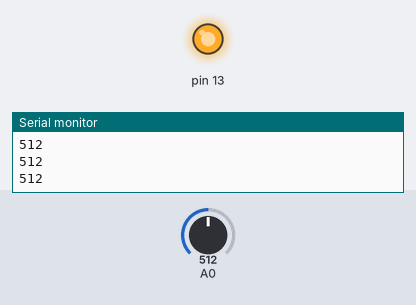
A sketch run on a simulated Arduino Uno, built with avr-gcc and run on an emulated ATmega328P. On the bench: output pins drawn as LEDs (lit = HIGH), the last lines printed to the serial monitor. The test bench sets the inputs (shaded band); at power-on: A0 = 512.

Above: at 1.2 s.
1.3 s: A0 set to 6
2.8 s: A0 set to 3
At 4.0 s:
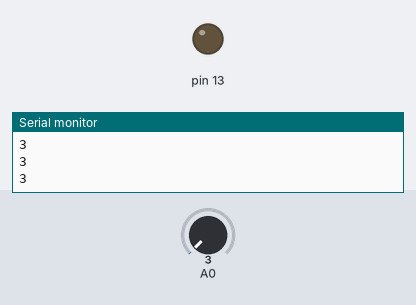
4.3 s: A0 set to 122
At 5.5 s:
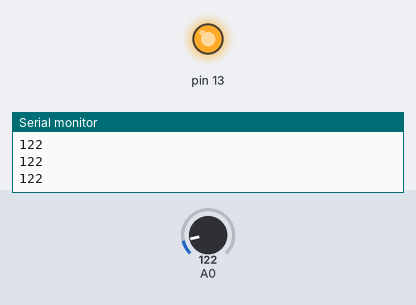
5.8 s: A0 set to 0
At 6.6 s:
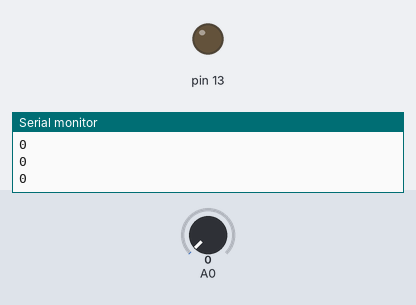
Timing chart, 0 to 8.3 s (numbered marks = the images above; inputs shaded):
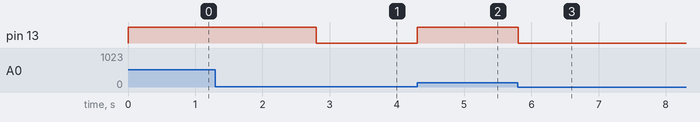

The sketch:

led_brightness_control_with_potentiometer1.ino
```cpp
void setup()
{
  Serial.begin(9600);
  pinMode(13, OUTPUT);
  pinMode(A0,INPUT);
}

void loop()
{
  int a = analogRead(A0);
  int b= map(a,0,1023,0,255);
  digitalWrite(13,b);
  Serial.println(a);
}
```

Measured:
- the behaviour switches between 5 and 4 on A0 (found by bisection; images 0 and 1)
- after the input at 2.8 s, pin 13: HIGH → LOW at once
- after the input at 4.3 s, pin 13: LOW → HIGH at once
- after the input at 5.8 s, pin 13: HIGH → LOW at once
